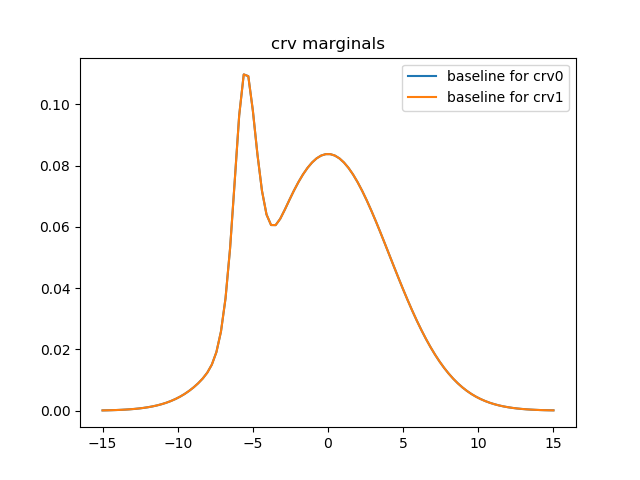

This chart was generated by the following Python code:
import utils

utils.set_path(('..', '../gibbs'))
from RelationalGraph import *
from MLNPotential import *
from Potential import QuadraticPotential, TablePotential, HybridQuadraticPotential
from EPBPLogVersion import EPBP
# from OneShot import OneShot, LiftedOneShot
# from CompressedGraphSorted import CompressedGraphSorted
import numpy as np
import time

from copy import copy

seed = 1
utils.set_seed(seed)

from hybrid_gaussian_mrf import HybridGaussianSampler
from hybrid_gaussian_mrf import convert_to_bn, block_gibbs_sample, get_crv_marg, get_drv_marg, \
    get_rv_marg_map_from_bn_params
import sampling_utils

from KLDivergence import kl_continuous_logpdf

num_x = 2
num_y = 2

X = []
for x in range(num_x):
    X.append(f'x{x}')
Y = []
for y in range(num_y):
    Y.append(f'y{y}')
S = ['T1', 'T2', 'T3']

domain_bool = Domain((0, 1))
domain_real = Domain((-15, 15), continuous=True, integral_points=linspace(-15, 15, 20))

lv_x = LV(X)
lv_y = LV(X)
lv_s = LV(S)
lv_s2 = LV(S)

atom_A = Atom(domain_real, logical_variables=(lv_x,), name='A')
atom_B = Atom(domain_real, logical_variables=(lv_s,), name='B')
atom_C = Atom(domain_bool, logical_variables=(lv_x, lv_s), name='C')
atom_C2 = Atom(domain_bool, logical_variables=(lv_y, lv_s2), name='C')
atom_D = Atom(domain_bool, logical_variables=(lv_x, lv_y), name='D')

f1 = ParamF(  # disc
    MLNPotential(lambda x: imp_op(x[0] * x[1], x[2]), w=0.1),
    nb=(atom_D, atom_C, atom_C2),
    constrain=lambda sub: (sub[lv_s] == 'T1' and sub[lv_s2] == 'T1') or (sub[lv_s] == 'T1' and sub[lv_s2] == 'T2')
)

w_h = 1  # the stronger the more multi-modal things tend to be
f2 = ParamF(  # hybrid
    MLNPotential(lambda x: x[0] * eq_op(x[1], x[2]), w=w_h),
    nb=(atom_C, atom_A, atom_B)
)
equiv_hybrid_pot = HybridQuadraticPotential(
    A=w_h * np.array([np.array([[0., 0], [0, 0]]), np.array([[-1., 1.], [1., -1.]])]),
    b=w_h * np.array([[0., 0.], [0., 0.]]),
    c=w_h * np.array([0., 0.])
)  # equals 0 if x[0]==0, equals -(x[1]-x[1])^2 if x[0]==1

prior_strength = 0.01
f3 = ParamF(  # cont
    QuadraticPotential(A=-prior_strength * (np.eye(2)), b=np.array([0., 0.]), c=0.),
    nb=[atom_A, atom_B]
)  # needed to ensure normalizability; model will be indefinite when all discrete nodes are 0

rel_g = RelationalGraphSorted()
rel_g.atoms = (atom_A, atom_B, atom_C, atom_D)
rel_g.param_factors = (f1, f2, f3)
rel_g.init_nb()

data = dict()
num_tests = 1

import matplotlib.pyplot as plt

plt.figure()
xs = np.linspace(domain_real.values[0], domain_real.values[1], 100)

for test_num in range(num_tests):
    test_seed = seed + test_num

    # regenerate/reload evidence
    data.clear()
    B_vals = np.random.normal(loc=0, scale=10, size=len(S))  # special treatment for the story
    # B_vals = np.random.uniform(low=domain_real.values[0], high=domain_real.values[1], size=len(S))
    # B_vals = [-14, 2, 20]
    for i, s in enumerate(S):
        data[('B', s)] = B_vals[i]

    for x in X:
        for y in X:
            if x != y:
                data[('D', x, y)] = np.random.randint(2)

    evidence_ratio = 0.1
    x_idx = np.random.choice(len(X), int(len(X) * evidence_ratio), replace=False)
    for i in x_idx:
        data['C', X[i], 'T1'] = np.random.randint(2)

    x_idx = np.random.choice(len(X), int(len(X) * evidence_ratio), replace=False)
    for i in x_idx:
        data['C', X[i], 'T2'] = np.random.randint(2)

    x_idx = np.random.choice(len(X), int(len(X) * evidence_ratio), replace=False)
    for i in x_idx:
        data['C', X[i], 'T3'] = np.random.randint(2)

    print(data)

    rel_g.data = data
    g, rvs_table = rel_g.grounded_graph()

    print('factors with duplicate nbrs:', )
    print([f.nb for f in g.factors_list if len(f.nb) != len(set(f.nb))])

    # labels of query nodes
    key_list = list()
    for x_ in X:
        if ('A', x_) not in data:
            key_list.append(('A', x_))
    query_rvs = [rvs_table[key] for key in key_list]

    print('number of rvs', len(g.rvs))
    print('num drvs', len([rv for rv in g.rvs if rv.domain_type[0] == 'd']))
    print('num crvs', len([rv for rv in g.rvs if rv.domain_type[0] == 'c']))
    print('number of factors', len(g.factors))
    print('number of evidence', len(data))
    #
    obs_rvs = [v for v in g.rvs if v.value is not None]
    evidence = {rv: rv.value for rv in obs_rvs}
    cond_g = utils.get_conditional_mrf(g.factors_list, g.rvs,
                                       evidence)  # this will also condition log_potential_funs
    #
    print('cond number of rvs', len(cond_g.rvs))
    print('cond num drvs', len([rv for rv in cond_g.rvs if rv.domain_type[0] == 'd']))
    print('cond num crvs', len([rv for rv in cond_g.rvs if rv.domain_type[0] == 'c']))

    algo_name = 'baseline'
    mmap = np.zeros(len(query_rvs))
    margs = [None] * len(query_rvs)
    marg_kls = np.zeros(len(query_rvs))
    obj = -1

    if algo_name == 'baseline':
        baseline = 'exact'
        # preprocessing
        # convert factors to the form accepted by HybridGaussianSampler
        # Currently there's no lifting for sampling, so we don't need to ensure the same potentials share reference
        converted_factors = []  # identical to cond_g.factors, except the potentials are converted to equivalent ones
        for factor in cond_g.factors:
            factor = copy(factor)
            if factor.domain_type == 'd' and not isinstance(factor.potential, TablePotential):
                assert isinstance(factor.potential, MLNPotential), 'currently can only handle MLN'
                factor.potential = utils.convert_disc_MLNPotential_to_TablePotential(factor.potential, factor.nb)
            if factor.domain_type == 'h':
                assert isinstance(factor.potential, MLNPotential), 'currently can only handle MLN'
                nb = factor.nb
                num_dnb = len([v for v in nb if v.domain_type[0] == 'd'])
                num_cnb = len([v for v in nb if v.domain_type[0] == 'c'])
                assert num_dnb == 1 and nb[0].dstates == 2, 'must have 1st nb boolean for the hack to work'
                if num_cnb == 2:  # of the form MLNPotential(lambda x: x[0] * eq_op(x[1], x[2]), w=w_h)
                    factor.potential = equiv_hybrid_pot
                elif num_cnb == 1:  # one cont observed in the uncond factor
                    uncond_factor = factor.uncond_factor  # from conditioning
                    obs = [v.value for v in uncond_factor.nb if v in obs_rvs]
                    assert len(obs) == 1
                    obs = obs[0]
                    factor.potential = HybridQuadraticPotential(A=w_h * np.array([np.zeros([1, 1]), -np.eye(1)]),
                                                                b=w_h * np.array([[0.], [2 * obs]]),
                                                                c=w_h * np.array([0., -obs ** 2]))
                else:
                    raise NotImplementedError
            if factor.domain_type == 'c':
                if isinstance(factor.potential, MLNPotential):
                    if len(factor.nb) == 2:
                        factor.potential = equiv_hybrid_pot
                    else:
                        assert len(factor.nb) == 1
                        uncond_factor = factor.uncond_factor  # from conditioning
                        obs = [v.value for v in uncond_factor.nb if v in obs_rvs]
                        assert len(obs) == 2
                        dobs, cobs = obs[0], obs[1]
                        if dobs == 0:
                            factor.potential = QuadraticPotential(A=np.zeros([1, 1]), b=np.zeros([1]), c=0)
                        else:
                            factor.potential = QuadraticPotential(A=w_h * -np.eye(1),
                                                                  b=w_h * np.array([2 * cobs]), c=w_h * -cobs ** 2)

            assert isinstance(factor.potential, (TablePotential, QuadraticPotential, HybridQuadraticPotential))
            converted_factors.append(factor)

        utils.set_log_potential_funs(converted_factors,
                                     skip_existing=False)  # create lpot_funs to be used by baseline
        cond_g.init_rv_indices()  # create indices in the conditional mrf (for baseline and osi)
        utils.set_nbrs_idx_in_factors(converted_factors, cond_g.Vd_idx, cond_g.Vc_idx)  # preprocessing for baseline

        if baseline == 'exact':
            bn_res = convert_to_bn(converted_factors, cond_g.Vd, cond_g.Vc, return_Z=True)
            bn = bn_res[:-1]
            Z = bn_res[-1]
            print('true -logZ', -np.log(Z))
            obj = -np.log(Z)
            # print('BN params', bn)

            num_dstates = np.prod([rv.dstates for rv in cond_g.Vd])
            if num_dstates > 1000:
                print('too many dstates, exact mode finding might take a while, consider parallelizing...')

            for i, rv in enumerate(query_rvs):
                m = get_rv_marg_map_from_bn_params(*bn, cond_g.Vd_idx, cond_g.Vc_idx, rv)
                mmap[i] = m
                assert rv.domain_type[0] == 'c', 'only looking at kl for cnode queries for now'
                crv_idx = cond_g.Vc_idx[rv]
                crv_marg_params = get_crv_marg(*bn, crv_idx)
                marg_logpdf = utils.get_scalar_gm_log_prob(None, *crv_marg_params, get_fun=True)
                margs[i] = marg_logpdf

        if baseline == 'gibbs':
            num_burnin = 200
            num_samples = 500
            num_gm_components_for_crv = 3
            disc_block_its = 40
            hgsampler = HybridGaussianSampler(converted_factors, cond_g.Vd, cond_g.Vc, cond_g.Vd_idx, cond_g.Vc_idx)
            hgsampler.block_gibbs_sample(num_burnin=num_burnin, num_samples=num_samples,
                                         disc_block_its=disc_block_its)
            # np.save('cont_samples', hgsampler.cont_samples)
            # np.save('disc_samples', hgsampler.disc_samples)
            # TODO: estimate obj = -logZ from samples

            for i, rv in enumerate(query_rvs):
                m = hgsampler.map(rv, num_gm_components_for_crv=num_gm_components_for_crv)
                mmap[i] = m
                assert rv.domain_type[0] == 'c', 'only looking at kl for cnode queries for now'
                # TODO: fitting gm twice, wasteful
                cont_samples = hgsampler.cont_samples
                crv_idx = cond_g.Vc_idx[rv]
                crv_marg_params = sampling_utils.fit_scalar_gm_from_samples(cont_samples[:, crv_idx],
                                                                            K=num_gm_components_for_crv)
                marg_logpdf = utils.get_scalar_gm_log_prob(None, *crv_marg_params, get_fun=True)
                margs[i] = marg_logpdf
        # save baseline
        baseline_mmap = mmap
        baseline_margs = margs
        marg_kls = np.zeros_like(mmap)
        cpu_time = wall_time = 0  # don't care

        print('mmap baseline', mmap)

        for i, rv in enumerate(query_rvs):
            marg_logpdf = margs[i]
            plt.plot(xs, np.exp([marg_logpdf(x) for x in xs]), label=f'{algo_name} for crv{i}')

plt.legend(loc='best')
plt.title('crv marginals')
# plt.show()
save_name = __file__.split('.py')[0]
plt.savefig('%s.png' % save_name)

print('######################')
from collections import OrderedDict
#
# avg_records = OrderedDict()
# for algo_name in algo_names:
#     record = records[algo_name]
#     avg_record = OrderedDict()
#     for record_field in record_fields:
#         avg_record[record_field] = (np.mean(record[record_field]), np.std(record[record_field]))
#     avg_records[algo_name] = avg_record
#
# from pprint import pprint
#
# for key, value in avg_records.items():
#     print(key + ':')
#     pprint(dict(value))
# # import json
# # output = json.dumps(avg_records, indent=0, sort_keys=True)
